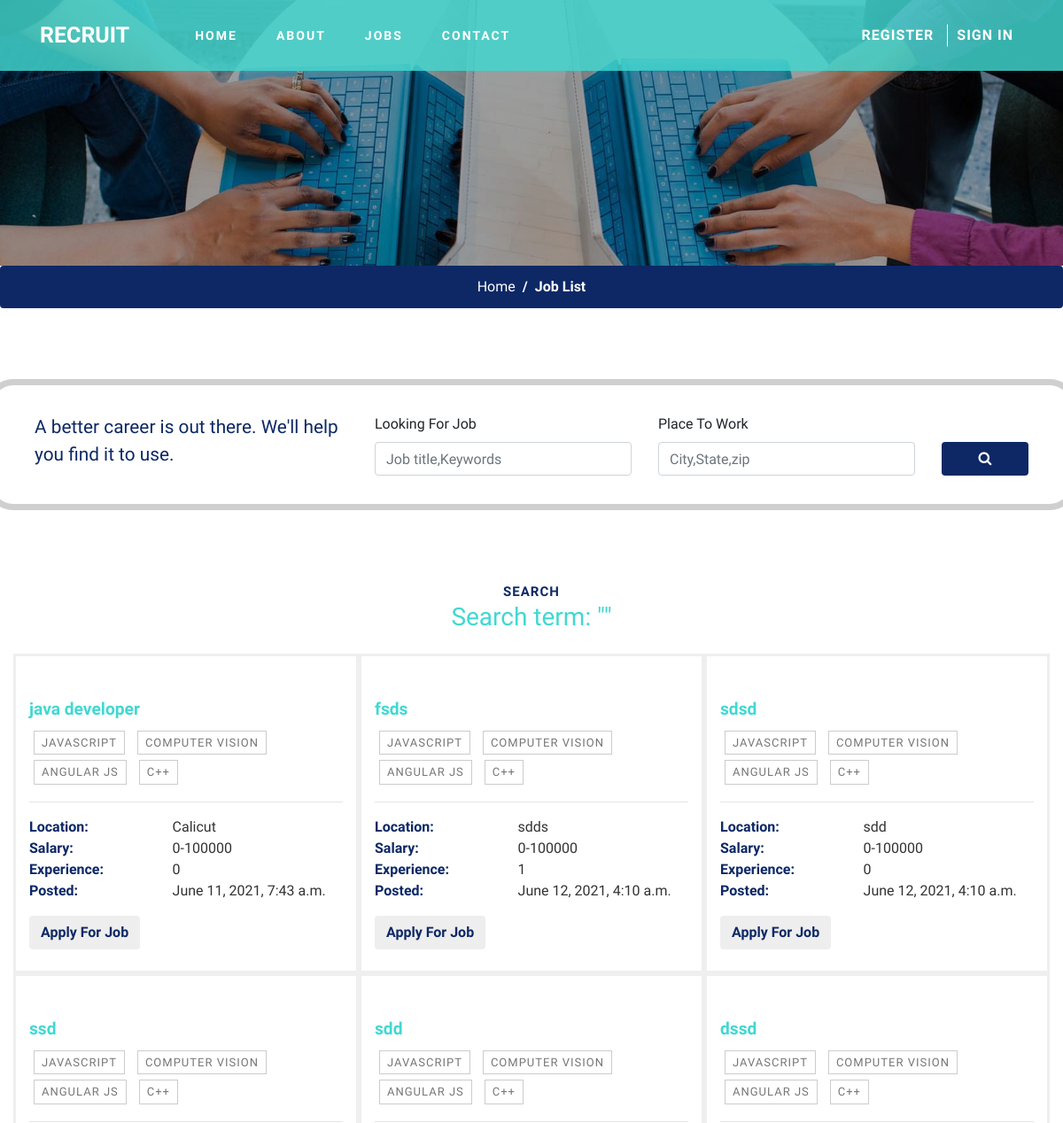
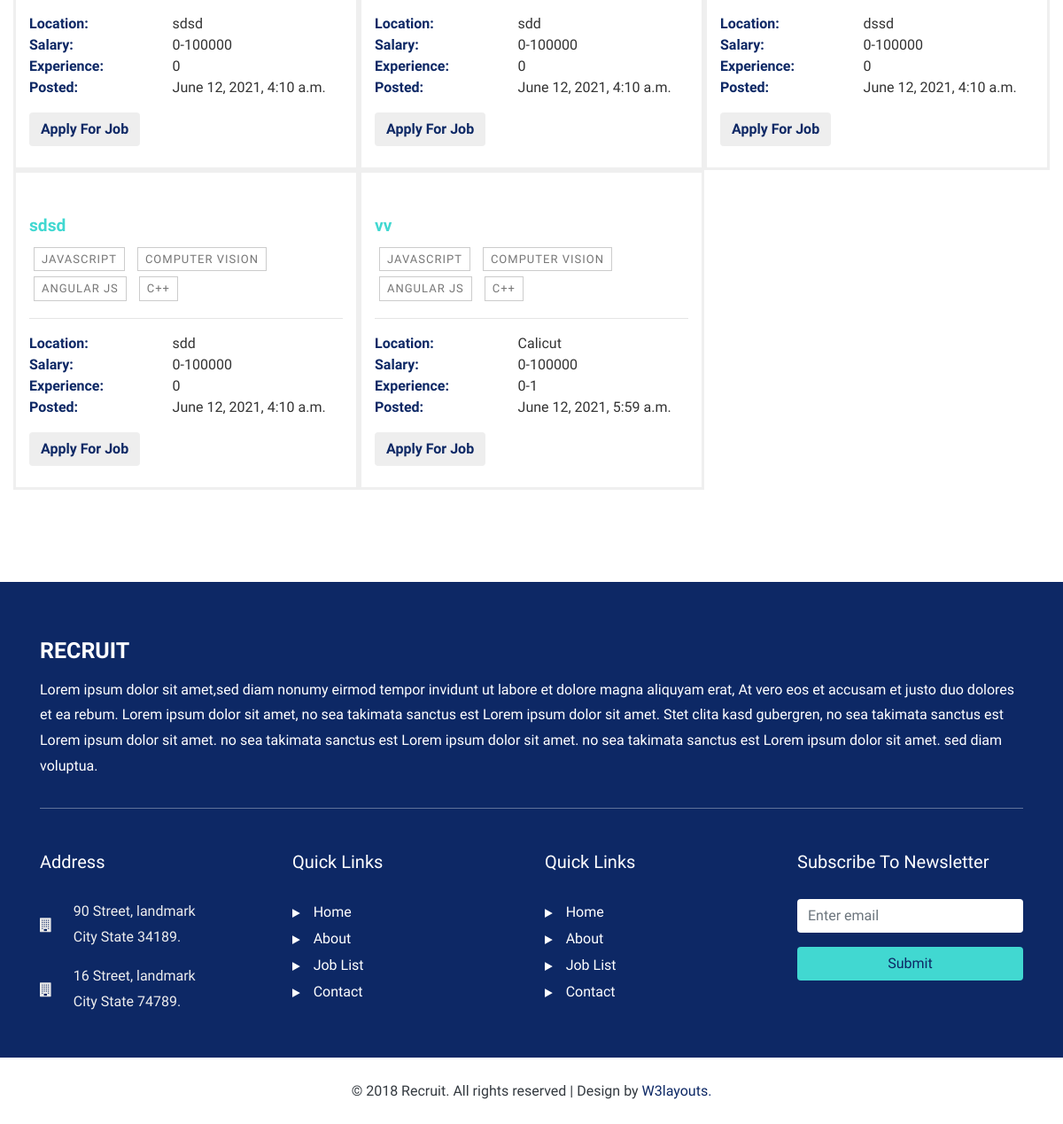
The app's page /search/ with its own data (2 pictures, top to bottom).
### core/models.py (models this page shows, shortened)
class Job(models.Model):
    user = models.ForeignKey(User, on_delete=models.CASCADE, related_name='post_user')
    image = models.ImageField(upload_to='assets', blank=True, null=True, default="static/images/bi.jpg")
    title = models.CharField(max_length=100)
    desc = models.TextField()
    location = models.CharField(max_length=60)
    slug = models.SlugField(max_length=255)
    posted = models.DateTimeField(auto_now_add=True)
    salary = models.CharField(max_length=100, choices=choices, default='0-100000')
    experience = models.CharField(max_length=100, choices=EXPERIENCE_CHOICES, default='0-1')
    jobtype = models.CharField(max_length=100, choices=JOBTYPE_CHOICES, default='Full-time')

### core/views.py (the view)
# urls.py: path('search/', views.search, name='search'),
def search(request):
    query = request.GET.get('query', '')
    jobs = Job.objects.filter(Q(title__icontains=query) | Q(location__icontains=query))
    return render(request, 'search.html', {'jobs': jobs, 'query': query})

### templates/search.html (shortened to what this page needs)
{% load static %}
<!DOCTYPE html>
<html lang="zxx">
<head>
    <link href="{% static 'css/bootstrap.min.css' %}" type="text/css" rel="stylesheet" media="all">
    <link href="{% static 'css/style.css' %}" type="text/css" rel="stylesheet" media="all">
    <link href="{% static 'css/font-awesome.min.css' %}" rel="stylesheet">
</head>
<body>
    <header>
        <div class="container">
            <nav class="navbar navbar-expand-lg navbar-light p-0">
                <h1><a class="navbar-brand" href="{% url 'home' %}">Recruit
                    </a></h1>
                <div class="collapse navbar-collapse" id="navbarSupportedContent">
                    <ul class="ml-lg-5 navbar-nav mr-lg-auto">
                        <li class="nav-item mr-lg-4 mt-lg-0 mt-sm-4 mt-3">
                            <a href="{% url 'home' %}">Home</a>
                        </li>
                        <li class="nav-item  mr-lg-4 mt-lg-0 mt-sm-4 mt-3">
                            <a href="{% url 'about' %}">about</a>
                        </li>
                        <li class="nav-item  mr-lg-4 mt-lg-0 mt-sm-4 mt-3">
                            <a href="{% url 'job_list' %}">jobs</a>
                        </li>
                        <li class="nav-item mr-lg-4 my-lg-0 mb-sm-4 mb-3">
                            <a href="{% url 'contact' %}l">contact</a>
                        </li>
                    </ul>
                    {% if request.user.is_authenticated %}
                        <button type="button" class="btn w3ls-btn text-uppercase font-weight-bold d-block" data-toggle="modal"
                            aria-pressed="false" data-target="#exampleModal1">
                            <a href="{% url 'post_job' %}" style="color: white;">Post A Job</a>
                        </button>
                        <button type="button" class="btn w3ls-btn text-uppercase font-weight-bold d-block" data-toggle="modal"
                            aria-pressed="false" data-target="#exampleModal1">
                            <a href="{% url 'logout' %}" style="color: white;">logout</a>
                        </button>
                        {% else %}
                        <a href="{% url 'home' %}">
                        <button type="button" class="btn w3ls-btn text-uppercase font-weight-bold d-block" data-toggle="modal"
                            aria-pressed="false" data-target="#exampleModal1">
                            Register
                        </button></a>
                        <a href="{% url 'home' %}">
                        <button type="button" class="btn w3ls-btn btn-2 ml-lg-1 text-uppercase font-weight-bold d-block"
                            data-toggle="modal" aria-pressed="false" data-target="#exampleModal">
                            Sign in
                        </button></a>
                        {% endif %}
                </div>
            </nav>
        </div>
    </header>
    <div class="inner-banner-w3ls">
    </div>
    <nav aria-label="breadcrumb">
        <ol class="breadcrumb d-flex justify-content-center bg-theme">
            <li class="breadcrumb-item">
                <a href="{% url 'home' %}" class="text-white">Home</a>
            </li>
            <li class="breadcrumb-item active text-white font-weight-bold" aria-current="page">Job List</li>
        </ol>
    </nav>
    <div class="row justify-content-between bnr-form-w3ls">
        <div class="col-lg-4">
            <h4>A better career is out there. We'll help you find it to use.</h4>
        </div>
        <div class="col-lg-8">
            <form action="{% url 'search' %}" method="get" class="bnr-field">
                <div class="row">
                    <div class="col-md-5 form-group mb-md-0">
                        <label class="text-capitalize">
                            looking for job
                        </label>
                        <input class="form-control" type="text" name="query"
                            placeholder="Job title,Keywords">
                    </div>
                    <div class="col-md-5 mb-md-0 form-group">
                        <label class="text-capitalize">
                            place to work
                        </label>
                        <input class="form-control" type="text" name="place"
                            placeholder="City,State,zip">
                    </div>
                    <div class="col-md-2 d-flex align-items-end">
                        <button class="btn btn-w3ltd btn-block w-100 bg-theme font-weight-bold text-uppercase"><span
                                class="fa fa-search"></span></button>
                    </div>
                </div>
            </form>
        </div>
    </div>
    <section class="employ-sec">
        <div class="container">
            <div class="title-sec-w3layouts_pvt text-center pb-4">
                <span class="title-wthree">Search</span>
                <h3 class="w3layouts_pvt-head" style="color:#41d8d1;">Search term: "{{ query }}"</h3>
            </div>
            <div class="row">
                        <div class="row">
                            {% for job in jobs %}
                            <div class="col-sm-4" style="border-style: solid; border-color: #efefef;">
                                <div class="e-desc">
                                    <h6><a href="#">{{ job.title }}</a></h6>
                                    <ul class="e-tags">
                                        <li>
                                            javascript</li>
                                        <li>computer vision</li>
                                        <li>angular js</li>
                                        <li>c++</li>
                                    </ul>
                                    <hr>
                                    <ul class="desc-list">
                                        <li>
                                            <span>Location:</span>
                                            {{ job.location }}
                                        </li>
                                        <li>
                                            <span>Salary:</span>
                                            {{ job.salary }}
                                        </li>
                                        <li>
                                            <span>Experience:</span>
                                            {{ job.experience }}
                                        </li>
                                        <li>
                                            <span>Posted: </span>
                                            {{ job.posted }}
                                        </li>
                                    </ul>
                                    <a href="#exampleModal" class="btn wthree-bnr-btn text-capitalize" data-toggle="modal"
                                        aria-pressed="false" data-target="#exampleModal" role="button">Apply
                                        for job</a>
                                </div>
                                </div>
                            {% endfor %}
                        </div>
                    </div>
                </div>
            <div class="d-flex justify-content-center">
            </div>
    </section>
    <footer id="footer" class="py-sm-5 py-4 bg-theme">
        <div class="container">
            <div class="footer-top-w3ls">
                <h2><a href="{% url 'home' %}" class="navbar-brand">recruit</a></h2>
                <p class="text-white">Lorem ipsum dolor sit amet,sed diam nonumy eirmod tempor invidunt
                    ut labore et dolore magna aliquyam
                    erat, At vero eos et accusam et justo duo dolores et ea rebum. Lorem ipsum dolor sit amet, no sea
                    takimata sanctus est Lorem ipsum dolor sit amet. Stet clita kasd gubergren, no sea takimata sanctus
                    est
                    Lorem ipsum dolor sit amet. no sea takimata sanctus est Lorem ipsum dolor sit amet. no sea takimata
                    sanctus est Lorem ipsum dolor sit amet. sed diam voluptua. </p>
            </div>
            <div class="row  pt-5">
                <div class="col-lg-3 col-sm-6 footer_grid1">
                    <h5>Address</h5>
                    <div class="d-flex align-items-center">
                        <span class="fa fa-building mr-4"></span>
                        <p>90 Street, landmark
                            <br>City State 34189.</p>
                    </div>
                    <div class="d-flex mt-3 align-items-center">
                        <span class="fa fa-building mr-4"></span>
                        <p>16 Street, landmark
                            <br>City State 74789.</p>
                    </div>
                </div>
                <div class="col-lg-3 col-sm-6 mt-sm-0 mt-5">
                    <h5>Quick links</h5>
                    <ul class="list-unstyled quick-links">
                        <li>
                            <a href="{% url 'home' %}">
                                <span class="fa fa-play"></span>Home</a>
                        </li>
                        <li>
                            <a href="{% url 'about' %}">
                                <span class="fa fa-play"></span>About</a>
                        </li>
                        <li>
                            <a href="{% url 'job_list' %}">
                                <span class="fa fa-play"></span>Job List</a>
                        </li>
                        <li>
                            <a href="{% url 'contact' %}">
                                <span class="fa fa-play"></span>Contact</a>
                        </li>
                    </ul>
                </div>
                <div class="col-lg-3 col-sm-6 mt-lg-0 mt-5">
                    <h5>Quick links</h5>
                    <ul class="list-unstyled quick-links">
                        <li>
                            <a href="{% url 'home' %}">
                                <span class="fa fa-play"></span>Home</a>
                        </li>
                        <li>
                            <a href="{% url 'about' %}">
                                <span class="fa fa-play"></span>About</a>
                        </li>
                        <li>
                            <a href="{% url 'job_list' %}">
                                <span class="fa fa-play"></span>Job List</a>
                        </li>
                        <li>
                            <a href="{% url 'contact' %}">
                                <span class="fa fa-play"></span>Contact</a>
                        </li>
                    </ul>
                </div>
                <div class="col-lg-3 col-sm-6 mt-lg-0 mt-5">
                    <h5>subscribe to newsletter</h5>
                    <form action="#" method="post">
                        <div class="form-group">
                            <input type="email" class="form-control  border-0 border-rounded" id="emailid" placeholder="Enter email"
                                name="email" required>
                        </div>
                        <div class="form-group">
                            <input type="Submit" class="form-control bg-light-theme  border-0 border-rounded" id="sub"
                                value="Submit" name="sub">
                        </div>
                    </form>
                </div>
            </div>
        </div>
    </footer>
    <div class="cpy-right text-center py-4">
        <p class="text-dark">© 2018 Recruit. All rights reserved | Design by
            <a href="http://w3layouts.com" class="text-theme"> W3layouts.</a>
        </p>
    </div>
</body>
</html>

### static/css/style.css (style rules this page uses)
body { font-family: 'Source Sans Pro', sans-serif; background: #fff; }
body a { transition: 0.5s all; -webkit-transition: 0.5s all; -moz-transition: 0.5s all; -o-transition: 0.5s all; -ms-transition: 0.5s all; text-decoration: none; outline: none; }
h1, h2, h3, h4, h5, h6 { margin: 0; font-family: 'Source Sans Pro', sans-serif; }
p { margin: 0; color: #777; font-size: 1em; line-height: 1.8; }
ul { margin: 0; padding: 0; }
ul { list-style-type: none; }
.text-theme { color: #0d2865 !important; }
.bg-theme { background: #0d2865 !important; color: #fff; }
.bg-light-theme { background: #41d8d1 !important; color: #0d2865; }
.navbar-light .navbar-brand, .navbar-light .navbar-brand:hover { color: #fff; }
.navbar-brand { color: #fff; font-size: 25px; font-weight: 800; text-transform: uppercase; line-height: 2; }
.footer-top-w3ls { border-bottom: 1px solid rgba(253, 253, 253, 0.35); padding-bottom: 2em; }
.w3ls-btn { font-size: 1em; letter-spacing: 1px; background: transparent; padding: 0 10px; border-radius: 0; color: #fff; }
.btn-2 { border-left: 1px solid #fff }
li.nav-item a { color: #fff; text-transform: uppercase; font-weight: 600; letter-spacing: 2px; padding: 5px 10px; font-size: 14px; }
header { padding: 10px 0; background: rgba(65, 216, 209, 0.82); width: 100%; position: absolute; z-index: 9; }
.bnr-form-w3ls h4 { font-weight: 300; color: #0d2865; line-height: 1.5; font-size: 1.5rem; }
.bnr-form-w3ls { background: #fff; padding: 2em; border: 7px solid rgba(20, 18, 19, 0.2); margin-top: 5em; border-radius: 30px; }
.wthree-bnr-btn { background: #fff; color: #0d2865; -webkit-transition: 0.5s all ease; -moz-transition: 0.5s all ease; -o-transition: 0.5s all ease; -ms-transition: 0.5s all ease; background: #eee; margin-top: 1em; font-weight: 600; }
.inner-banner-w3ls { background: url(../images/inner.jpg) no-repeat center; -webkit-background-size: cover; -moz-background-size: cover; -o-background-size: cover; -ms-background-size: cover; background-size: cover; min-height: 300px; position: relative; }
.inner-banner-w3ls:before { background: rgba(0, 0, 0, 0.37); position: absolute; content: ''; width: 100%; height: 100%; left: 0; top: 0; }
.breadcrumb-item+.breadcrumb-item::before { display: inline-block; padding-right: .5rem; color: #ffffff; content: "/"; }
span.title-wthree { letter-spacing: 1px; text-transform: uppercase; font-weight: 600; font-size: 15px; color: #0d2865; }
.e-desc { padding: 1.5em 0; }
.e-desc h6 a { font-size: 1.2em; color: #41d8d1; font-weight: 600; margin-bottom: 10px; display: block; }
ul.e-tags li { display: inline-block; margin: 3px 5px; border: 1px solid #ccc; padding: 3px 8px; font-size: 13px; letter-spacing: 1px; text-transform: uppercase; color: #777; }
.desc-list li span { color: #0d2865; font-weight: 600; margin-right: 1em; width: 40%; display: inline-block; }
ul.desc-list li { color: #333; font-size: 16px; }
section.employ-sec { padding: 5em 0; }
footer { background: #0d2865; }
.footer_grid1 span { color: #e8e8e8; line-height: 1.5; }
.footer_grid1 p { color: #eee; }
input[type="submit"] { cursor: pointer; }
#footer h5 { margin-bottom: 1.5em; color: #ffffff; text-transform: capitalize; }
#footer a { color: #ffffff; text-decoration: none !important; background-color: transparent; -webkit-text-decoration-skip: objects; }
#footer ul.social li a, #footer ul.quick-links li a { color: #ffffff; }
#footer ul.quick-links li { padding: 3px 0; -webkit-transition: .5s all ease; -moz-transition: .5s all ease; transition: .5s all ease; }
#footer ul.quick-links li a span { margin-right: 15px; font-size: 11px; }
@media screen and (max-width: 1280px) { .bnr-form-w3ls h4 { font-size: 1.3rem; } }

### records on screen
Job: title "java developer", location "Calicut", salary "0-100000", experience "0", posted "June 11, 2021, 7:43 a.m."
Job: title "fsds", location "sdds", salary "0-100000", experience "1", posted "June 12, 2021, 4:10 a.m."
Job: title "sdsd", location "sdd", salary "0-100000", experience "0", posted "June 12, 2021, 4:10 a.m."
Job: title "ssd", location "sdsd", salary "0-100000", experience "0", posted "June 12, 2021, 4:10 a.m."
Job: title "sdd", location "sdd", salary "0-100000", experience "0", posted "June 12, 2021, 4:10 a.m."
Job: title "dssd", location "dssd", salary "0-100000", experience "0", posted "June 12, 2021, 4:10 a.m."
Job: title "sdsd", location "sdd", salary "0-100000", experience "0", posted "June 12, 2021, 4:10 a.m."
Job: title "vv", location "Calicut", salary "0-100000", experience "0-1", posted "June 12, 2021, 5:59 a.m."
